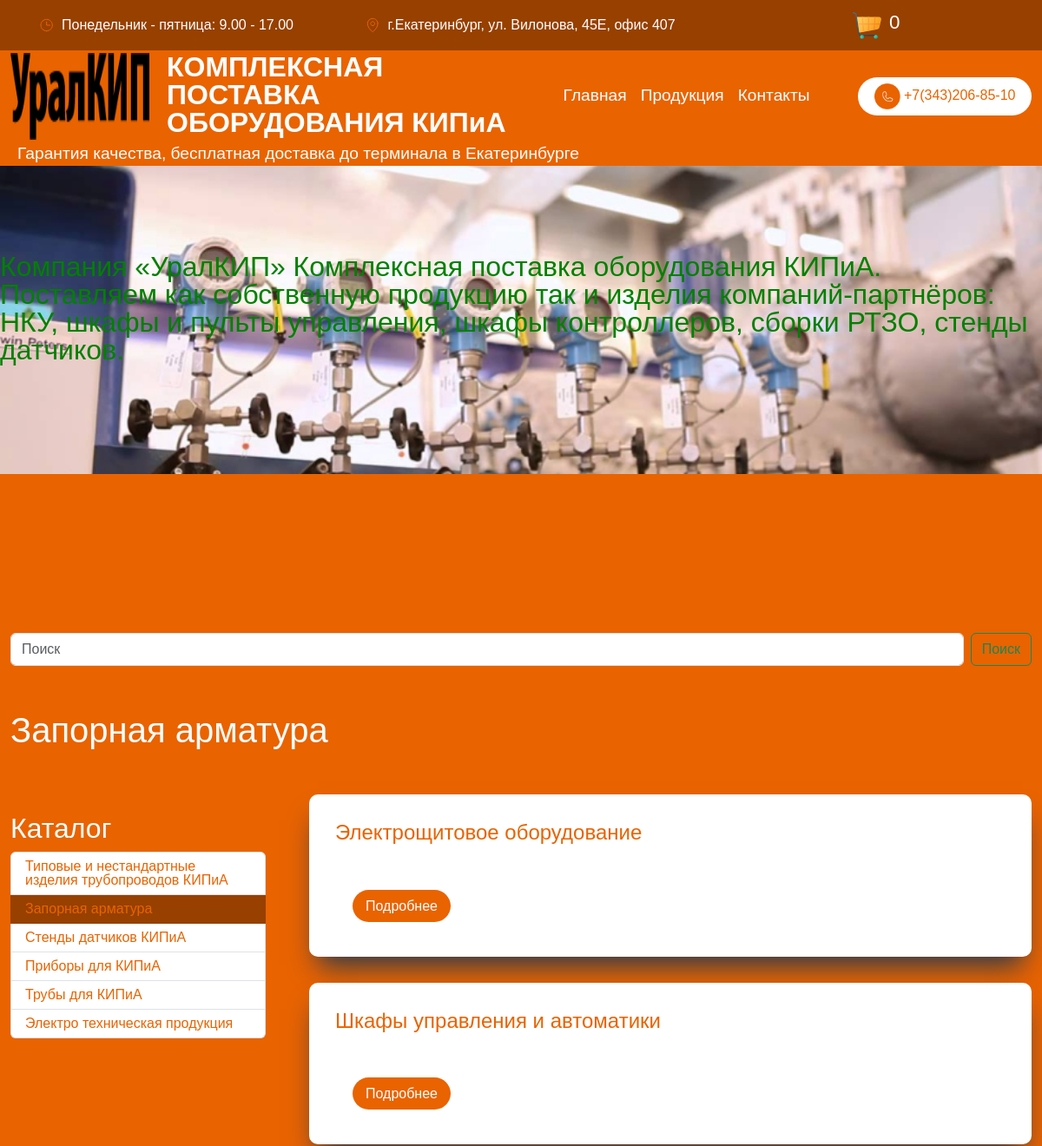
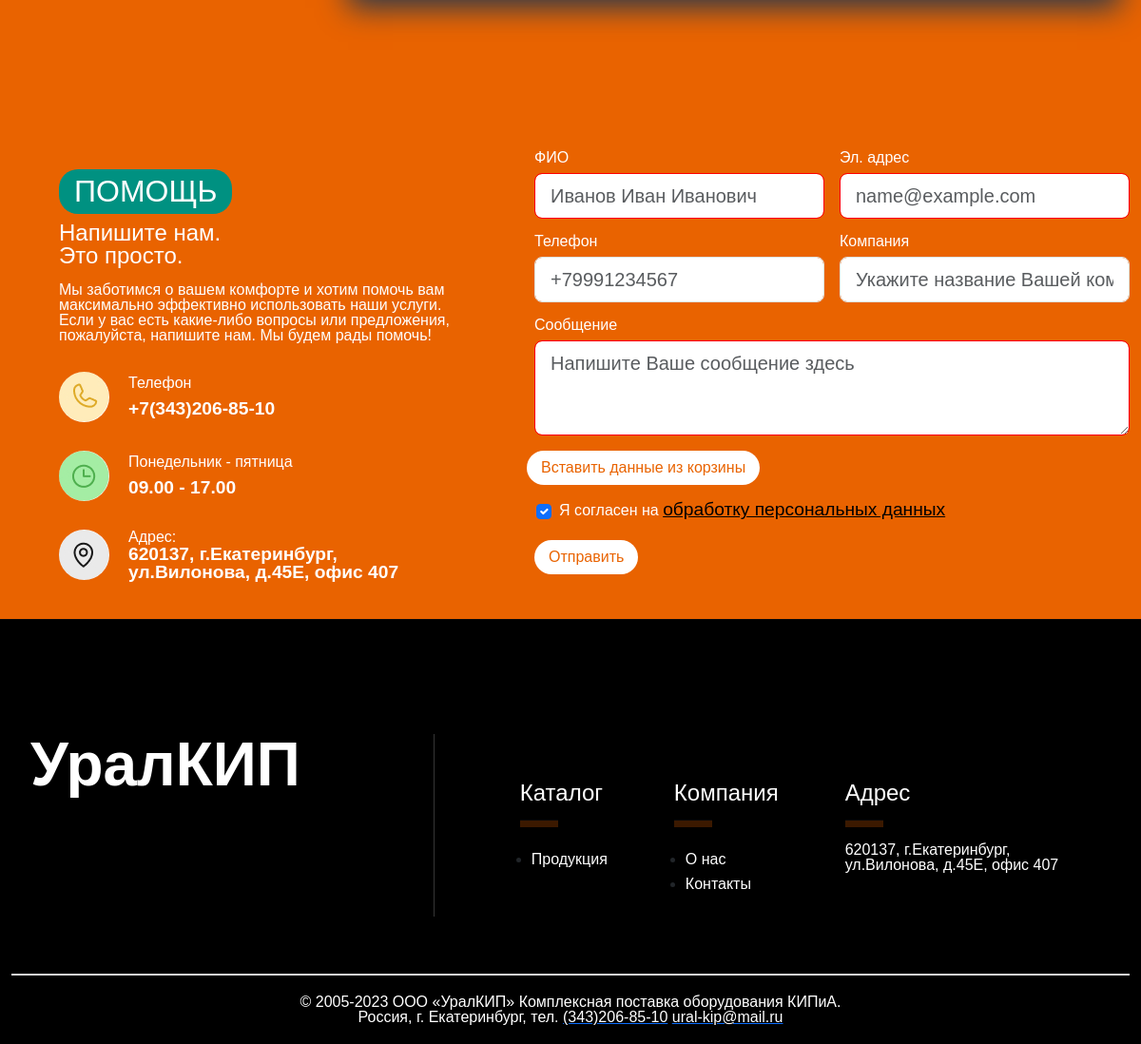
Page /service/6/ on the committed database (2 pictures, top to bottom).
### mainapp/models.py (models this page shows, shortened)
class Group(models.Model):
    name = models.CharField(max_length=255, unique=True)
    category = models.ForeignKey(Category, on_delete=models.CASCADE, related_name="category")
    url_img = models.TextField(blank=True)
    text = RichTextField(blank=True)
    slug = models.SlugField(max_length=128, unique=True)
    class Meta:
        verbose_name = "Группа"
        verbose_name_plural = "Группы"
    def get_absolute_url(self):
        return reverse("mainapp:group", args=[self.slug])

### mainapp/views.py (the view)
# urls.py: path("service/<int:pk>/", views.ServicePageView.as_view(), name="service"),
class ServicePageView(TemplateView):
    template_name = "mainapp/service.html"
    def get_context_data(self, pk=None, **kwargs):
        context = super().get_context_data(**kwargs)
        ps = pk
        context["groups_category"] = Group.objects.all().filter(category=ps)
        context["menu_name"] = "service"
        context["left_menu"] = ps
        return context

### mainapp/templates/mainapp/service.html (shortened to what this page needs)
{% extends 'mainapp/base.html' %}
{% load static %}
{% block content %}
    <div class="container">
        <form class="d-flex" role="search" method="GET" action="#">
          <input class="form-control me-2" name="q" type="search" placeholder="Поиск" aria-label="Поиск">
          <button class="btn btn-outline-success" type="submit" href="">Поиск</button>
        </form>
    </div>
    <div class="container">
        {% if left_menu == 6 %}
        <h1 class="title_page">Запорная арматура</h1>
        {% endif %}
    </div>
    <div class="container catalog_block" style="margin-top: 50px">
        <div class="col-md-3 l_c" style="background: #E96300;color: white;">
            <h2 style="margin-top: 20px;" id="catalog-product">Каталог</h2>
            <ul class="list-group">
                <li class="list-group-item {% if left_menu == 5 %}activ{% endif %}">
                    <a href="{% url 'mainapp:service' pk=5 %}">
                    Типовые и нестандартные изделия трубопроводов КИПиА</a> </li>
                <li class="list-group-item {% if left_menu == 6 %}activ{% endif %}">
                    <a href="{% url 'mainapp:service' pk=6 %}">Запорная арматура</a> </li>
                <li class="list-group-item {% if left_menu == 7 %}activ{% endif %}">
                    <a href="{% url 'mainapp:service' pk=7 %}">Стенды датчиков КИПиА</a> </li>
                <li class="list-group-item {% if left_menu == 8 %}activ{% endif %}">
                    <a href="{% url 'mainapp:service' pk=8 %}">Приборы для КИПиА</a> </li>
                <li class="list-group-item {% if left_menu == 9 %}activ{% endif %}">
                    <a href="{% url 'mainapp:service' pk=9 %}">Трубы для КИПиА</a> </li>
                <li class="list-group-item {% if left_menu == 10 %}activ{% endif %}">
                    <a href="{% url 'mainapp:service' pk=10 %}">Электро техническая продукция</a> </li>
            </ul>
        </div>
        <div class="col-md-9 d-flex flex-column" style="margin-bottom: 30px;">
            {% for group in groups_category %}
            <div class="detail-card d-flex flex-column" style="margin-bottom: 30px;">
                <div class="description text_orange" style="font-size: 1rem;">
                    <h4>{{ group.name }}</h4>
                    <br>
                </div>
                <div class="" style="margin: 0 0 50px 50px;">
                    <a class="pc_btn pc_btn_oran" href="{{ group.get_absolute_url }}"
                    role="button" style="">Подробнее</a>
                </div>
            </div>
            {% endfor %}
        </div>
    </div>
    {% block help %}
    {% include 'includes/inc_help.html' %}
    {% endblock %}
    {% endblock %}

### static/css/style.css (style rules this page uses)
* { margin: 0; padding: 0; }
body { width: 100%; font-family: 'Onest', sans-serif; font-size: 16px; font-weight: 300; line-height: 1; background: #E96300; }
:root { --ui-font-family-open-sans: 'Open Sans', 'Helvetica Neue', Helvetica, Arial, sans-serif; }
.container { max-width: 1320px; margin: 0 auto; }
.text_orange { font-size: 1.4rem; color: #E96300; padding-right: 20px; }
.pc_btn { width: auto; border-radius: 25px; padding: 10px 15px; text-decoration: none; border: none; }
.pc_btn_oran { background: #E96300; color: white; }
.catalog_block { display: flex; }
.title_page { color: #ffffff; margin-top: 50px; }
.l_c > ul li a { text-decoration: none; color: #E96300; }
.activ { background-color: #974000; color: white; border-color: #974000; }
.detail-card { display: flex; margin-left: 50px; border-radius: 10px; background: #ffffff; box-shadow: rgb(38, 57, 77) 0px 20px 30px -10px; }
.description { padding: 30px; }
:root { --marquee-width: 80vw; --marquee-height: 20vh; --marquee-elements-displayed: 5; --marquee-element-width: calc(var(--marquee-width) / var(--marquee-elements-displayed)); --marquee-animation-duration: calc(var(--marquee-elements) * 3s); }

### rows in the picture
Group: name "Электрощитовое оборудование"
Group: name "Шкафы управления и автоматики"
